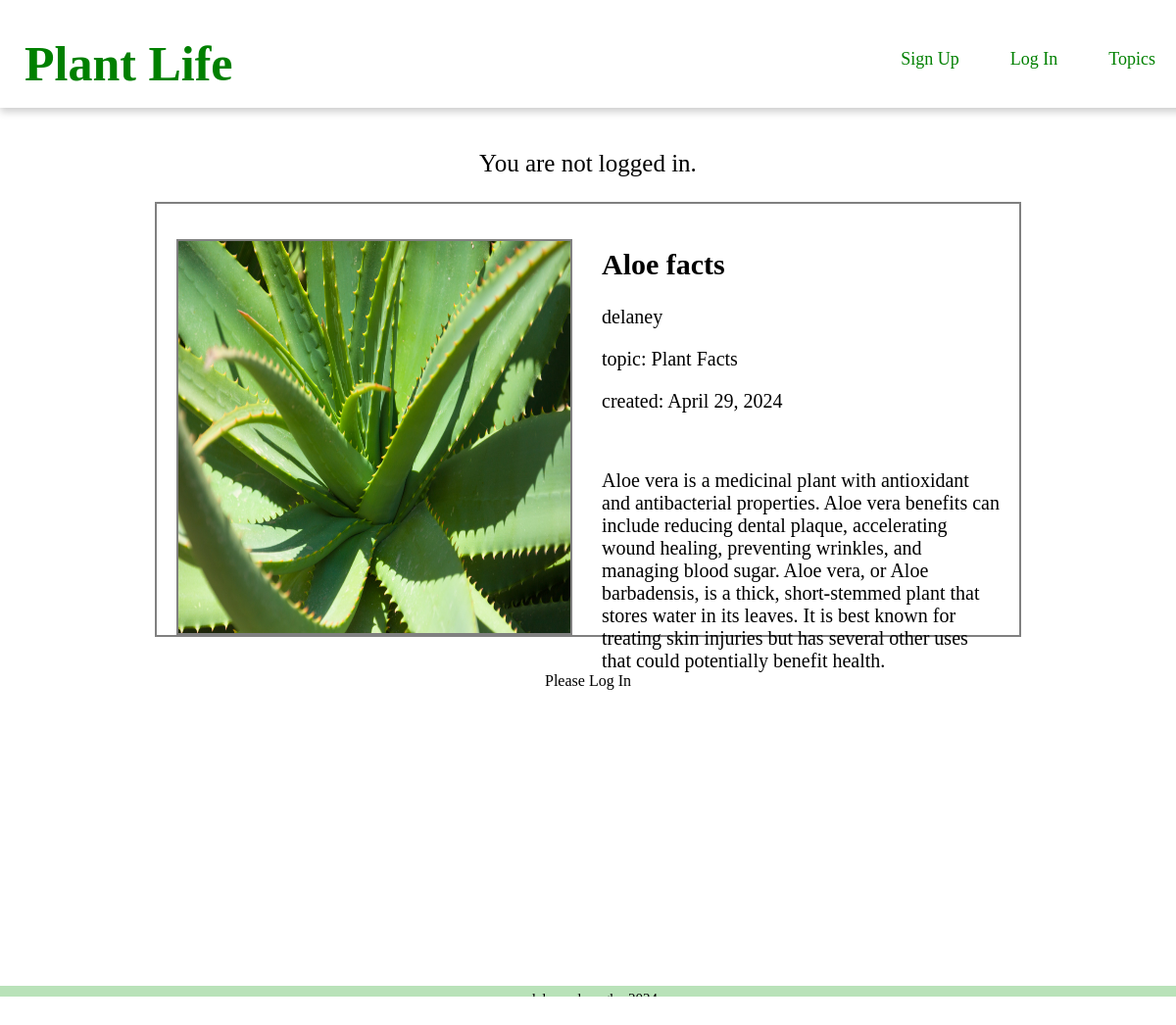
The app's page /post/14/ with its own data.
### blog/models.py (models this page shows, shortened)
class Post(models.Model):
    title = models.CharField(max_length=50)
    author = models.ForeignKey(
        "auth.User", # this provides for user authentication
        on_delete=models.CASCADE,
        )
    body = models.TextField()
    topic = models.ForeignKey(Topic, on_delete=models.PROTECT,default='1')
    date = models.DateField(auto_now_add=True, )
    image = models.ImageField(null=True, blank=True,
    upload_to="images/")

class Topic(models.Model):
    topic = models.CharField(max_length=20)
    def __str__(self):
        return self.topic

### blog/views.py (the view)
# urls.py: path("post/<int:pk>/", BlogDetailView.as_view(), name="post_detail"),
class BlogDetailView(DetailView):
    model = Post
    template_name = "post_detail.html"

### templates/post_detail.html
{% extends "base.html" %}
{% block content %}
{% load static %}
<main style="width: 100%; height: 100%;">
<div class="post-entry">
    <p style="border: 2px grey solid; width: 400px; height: 400px; margin-right: 30px; float:left;">{% if post.image %}
        <img src="{{post.image.url}}" width=400px; height=400px;>
        {% endif %}</p>
    <h2>{{ post.title }}</h2>
    <p style="font-size:20px;">{{ post.author }}</p>
    <p style="font-size:20px;">topic: {{ post.topic }}</p>
    <p style="font-size:20px;">created: {{ post.date }}</p>
    <br>
    <p style="font-size:20px;">{{ post.body }}</p>
</div>
{% if user.is_authenticated %}
{% if user.id == post.author.id %}
        <div class="edit">
        <a href="{% url 'post_edit' post.pk %}">Edit</a>
        </div>
    <div class="delete" >
    <a href="{% url 'post_delete' post.pk %}">Delete</a>
    </div>
{% else %}
    <p style="padding: 20px; text-align: center;">You are not authorized to edit this blog!</p>
{% endif %}
{% else %}
    <p style="padding: 20px; text-align: center;">Please Log In</p>
{% endif %}
</main>
{% endblock content %}

### static/base.css (style rules this page uses)
body { margin: 0px; }
.post-entry { border: 2px grey solid; width: 70%; height: 50%; padding: 20px; margin: auto; }
.post-entry h2 { font-size: 30px; }

### records on screen
Post: image (picture), title "Aloe facts", author "delaney", topic "Plant Facts", date "April 29, 2024", body "Aloe vera is a medicinal plant with antioxidant and antibacterial properties. Aloe vera benefits can include reducing dental plaque, accelerating wound healing, preventing wrinkles, and managing blood sugar. Aloe vera, or Aloe barbadensis, is a thick, short-stemmed plant that stores water in its leaves. It is best known for treating skin injuries but has several other uses that could potentially benefit health."
